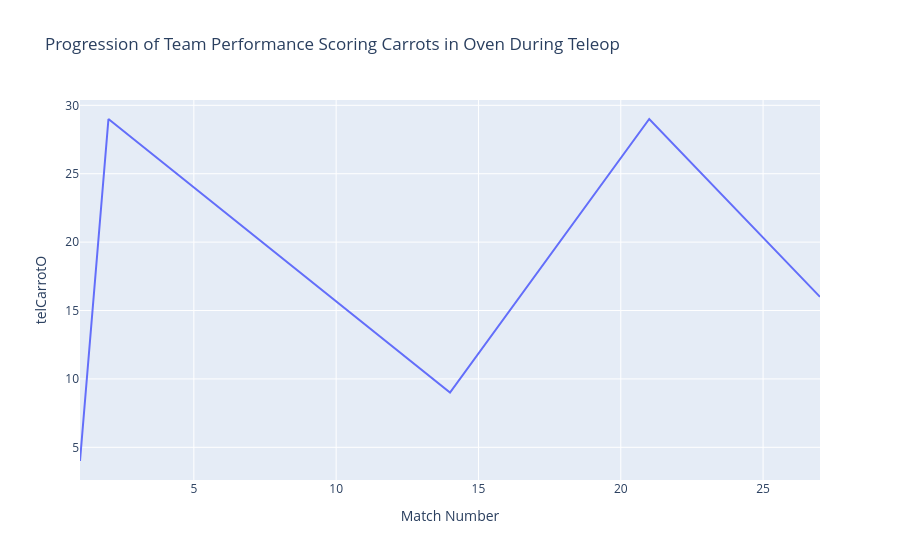

Here is the notebook cell this chart was saved with:
### Code cell
#oven carrot teleop for a team (area)
indices = scouted_data["Team and Robot"] == "3504"
teamdata = scouted_data[indices]
fig = px.line(teamdata, x="Match Number", y="telCarrotO", title="Progression of Team Performance Scoring Carrots in Oven During Teleop")
fig

### Figure 1 — Plotly figure (JSON) as saved in the notebook; plotly's stock layout.template omitted (floating-point values rounded to 4 significant figures)
{"data": [{"hovertemplate": "Match Number=%{x}<br>telCarrotO=%{y}<extra></extra>", "legendgroup": "", "line": {"color": "#636efa", "dash": "solid"}, "marker": {"symbol": "circle"}, "mode": "lines", "name": "", "orientation": "v", "showlegend": false, "type": "scatter", "x": [1, 2, 14, 21, 27], "xaxis": "x", "y": [4, 29, 9, 29, 16], "yaxis": "y"}], "layout": {"legend": {"tracegroupgap": 0}, "title": {"text": "Progression of Team Performance Scoring Carrots in Oven During Teleop"}, "xaxis": {"anchor": "y", "domain": [0, 1], "title": {"text": "Match Number"}}, "yaxis": {"anchor": "x", "domain": [0, 1], "title": {"text": "telCarrotO"}}}}
